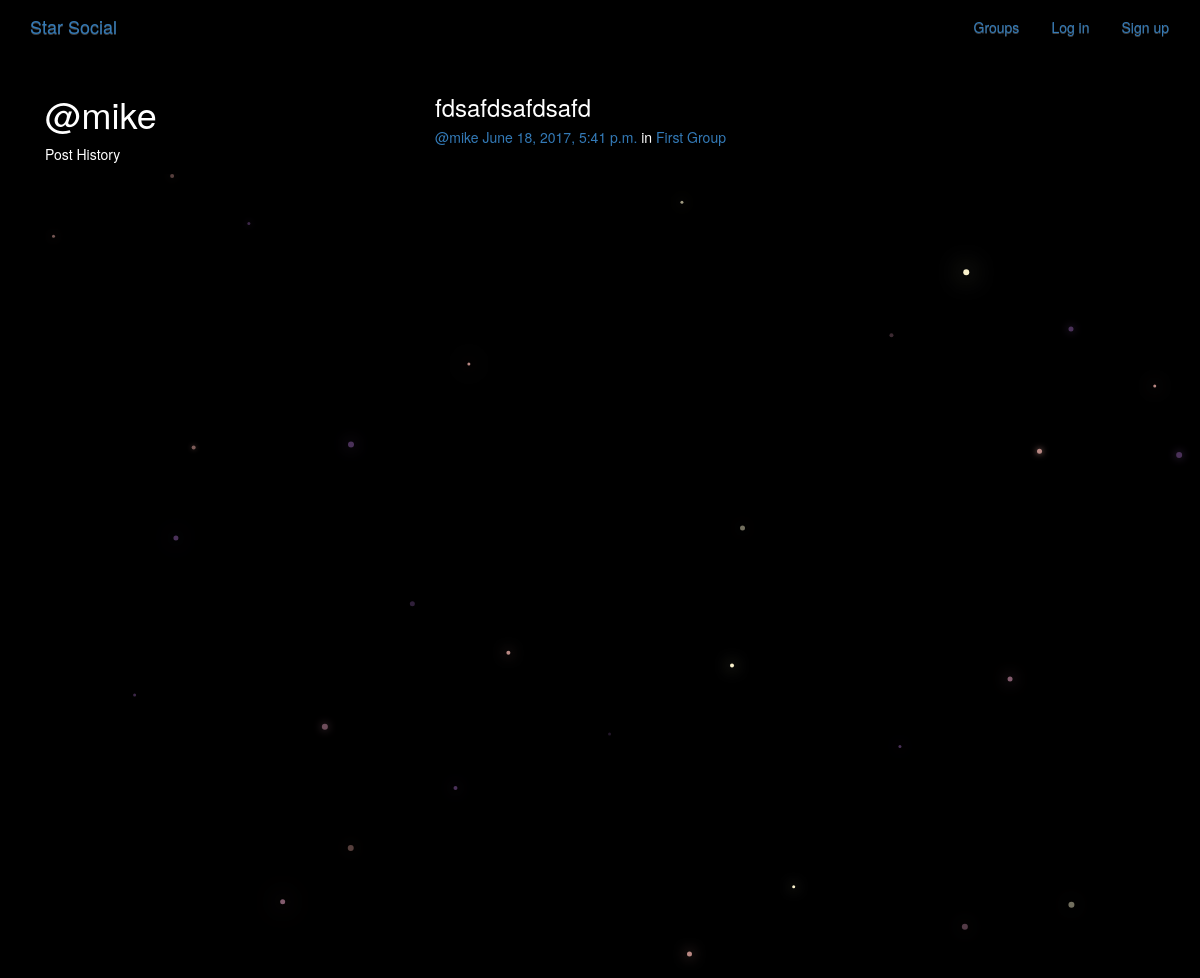
Page /posts/by/mike/ on the committed database.
### posts/models.py (models this page shows, shortened)
class Post(models.Model):
    user = models.ForeignKey(User, related_name="posts")
    created_at = models.DateTimeField(auto_now=True)
    message = models.TextField()
    message_html = models.TextField(editable=False)
    group = models.ForeignKey(Group, related_name="posts",null=True, blank=True)
    class Meta:
        ordering = ["-created_at"]
        unique_together = ["user", "message"]

### groups/models.py (models this page shows, shortened)
class Group(models.Model):
    name = models.CharField(max_length = 255, unique=True)
    slug = models.SlugField(allow_unicode=True,unique=True)
    description = models.TextField(blank=True,default='')
    description_html = models.TextField(editable=False,default='',blank=True)
    members = models.ManyToManyField(User,through='GroupMember')
    class Meta:
        ordering = ['name']

### posts/views.py (the view)
# urls.py: url(r"by/(?P<username>[-\w]+)/$",views.UserPosts.as_view(),name="for_user"),
class UserPosts(generic.ListView):
    model = models.Post
    template_name = "posts/user_post_list.html"
    def get_queryset(self):
        try:
            self.post_user = User.objects.prefetch_related("posts").get(
                username__iexact=self.kwargs.get("username")
            )
        except User.DoesNotExist:
            raise Http404
        else:
            return self.post_user.posts.all()
    def get_context_data(self, **kwargs):
        context = super().get_context_data(**kwargs)
        context["post_user"] = self.post_user
        return context

### posts/templates/posts/user_post_list.html
{% extends "posts/post_base.html" %}
{% block prepost %}
<div class="col-md-4">
	<h1>@{{ post_user.username }}</h1>
	<p>Post History</p>
</div>
{% endblock %}
{% block post_content %}
<div class="col-md-8">
	{% for post in post_list %}
		{% include "posts/_post.html" %}
	{% endfor %}
</div>
{% endblock %}

### posts/templates/posts/_post.html (shortened to what this page needs)
<div class="post media">
	<h3>{{ post.message_html|safe }}</h3>
	<div class="media-body">
		<h5 class="media-heading">
			<span class="username"><a href="{% url 'posts:for_user' username=post.user.username %}">@{{ post.user.username }}</a></span>
			<time class="time"><a href="{% url 'posts:single' username=post.user.username pk=post.pk %}">{{ post.created_at }}</a></time>
			{% if post.group %}
			<span class="group-name">in <a href="#">{{ post.group.name }}</a></span>
			{% endif %}
		</h5>
	</div>
</div>

### static/simplesocial/css/master.css (style rules this page uses)
body { margin: 0; overflow: hidden; background-color: black; color:white; }

### rows in the picture
Post: message_html "fdsafdsafdsafd", user.username "mike", created_at "June 18, 2017, 5:41 p.m.", group.name "First Group"

### other values in the picture
{{ post_user.username }} "mike"
